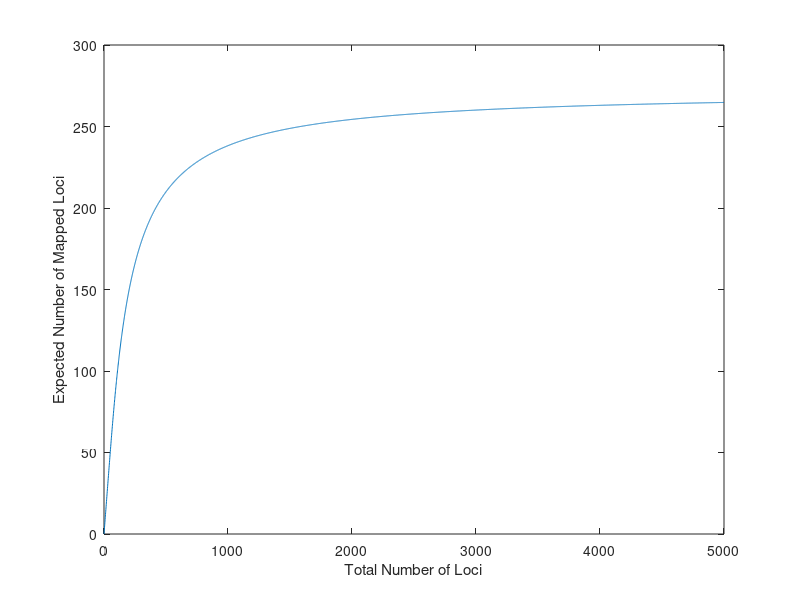

Source code (MATLAB):
%HW11 Q2

%Saturation Effect:

%The more excess mutants you have compared to your number of loci, the more 
%likely it is that your mutants will map to at least one of the loci. At 
%some point, you will have so few loci that all of your mutants will map to
%at least one, and mapping more would be a waste of time and energy.

%Conversely, if you have a number of loci that approaches/exceeds your
%number of mutants (such as in the case where you have 272 mutants mapping 
%to 200 loci), it is valuable to continue generating and mapping more
%mutants, because there's a chance you may not have mapped all 200.



M=272; %number of mutants mapped
loci=5000; %number of known loci
N=0:loci; %vector of previously identified loci that the mutants map to
%Disregard the case where they map to 0 previously identified loci, because
%it does not contribute to the expected value

P_unmapped=zeros(loci+1, 1);
P_unmapped(1)=0; %index=N-1

%how many different ways can I not hit the locus after doing M mutations 
%and checking the locus M times
for i=2:loci+1
    P_unmapped(i)=(1-(1/(i-1)))^M;
end

%probability that a mutated locus will be mapped
P_mapped=1-P_unmapped;


for i=1:loci+1
    expectedMaps(i)=N(i)*P_mapped(i);
end


plot(N, expectedMaps)
xlabel('Total Number of Loci')
ylabel('Expected Number of Mapped Loci')
